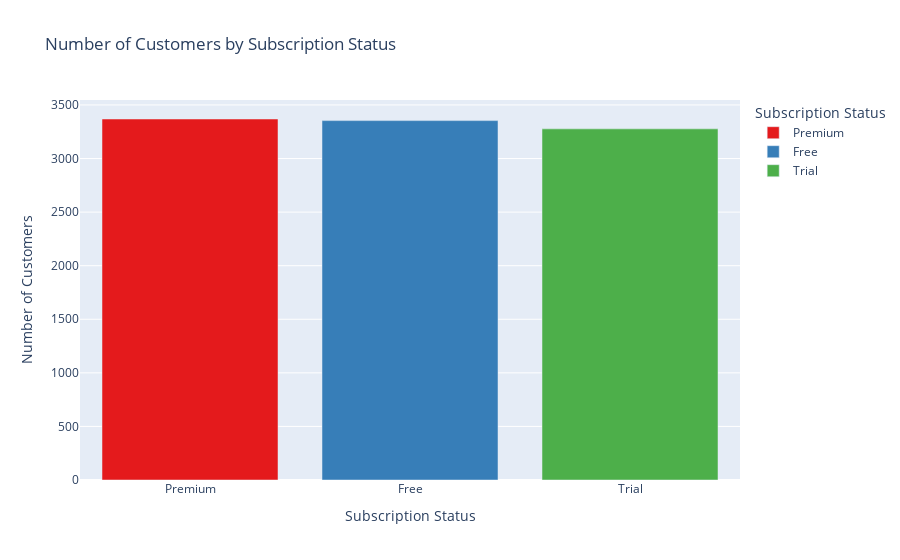

Write notebook code for a chart like this one.
### Code cell
import plotly.express as px

# Prepare the data for visualization
subscription_counts = df["Subscription Status"].value_counts().reset_index()
subscription_counts.columns = ['Subscription Status', 'Count']

# Create a bar chart
bar_fig = px.bar(
    subscription_counts,
    x='Subscription Status',
    y='Count',
    title='Number of Customers by Subscription Status',
    labels={'Count': 'Number of Customers'},
    color='Subscription Status',
    color_discrete_sequence=px.colors.qualitative.Set1,
)

# Show the bar chart
bar_fig.show()

### Figure 1 — Plotly figure (JSON) as saved in the notebook; plotly's stock layout.template omitted (floating-point values rounded to 4 significant figures)
{"data": [{"alignmentgroup": "True", "hovertemplate": "Subscription Status=%{x}<br>Number of Customers=%{y}<extra></extra>", "legendgroup": "Premium", "marker": {"color": "rgb(228,26,28)", "pattern": {"shape": ""}}, "name": "Premium", "offsetgroup": "Premium", "orientation": "v", "showlegend": true, "textposition": "auto", "type": "bar", "x": ["Premium"], "xaxis": "x", "y": [3369], "yaxis": "y"}, {"alignmentgroup": "True", "hovertemplate": "Subscription Status=%{x}<br>Number of Customers=%{y}<extra></extra>", "legendgroup": "Free", "marker": {"color": "rgb(55,126,184)", "pattern": {"shape": ""}}, "name": "Free", "offsetgroup": "Free", "orientation": "v", "showlegend": true, "textposition": "auto", "type": "bar", "x": ["Free"], "xaxis": "x", "y": [3354], "yaxis": "y"}, {"alignmentgroup": "True", "hovertemplate": "Subscription Status=%{x}<br>Number of Customers=%{y}<extra></extra>", "legendgroup": "Trial", "marker": {"color": "rgb(77,175,74)", "pattern": {"shape": ""}}, "name": "Trial", "offsetgroup": "Trial", "orientation": "v", "showlegend": true, "textposition": "auto", "type": "bar", "x": ["Trial"], "xaxis": "x", "y": [3277], "yaxis": "y"}], "layout": {"barmode": "relative", "legend": {"title": {"text": "Subscription Status"}, "tracegroupgap": 0}, "title": {"text": "Number of Customers by Subscription Status"}, "xaxis": {"anchor": "y", "categoryarray": ["Premium", "Free", "Trial"], "categoryorder": "array", "domain": [0, 1], "title": {"text": "Subscription Status"}}, "yaxis": {"anchor": "x", "domain": [0, 1], "title": {"text": "Number of Customers"}}}}
